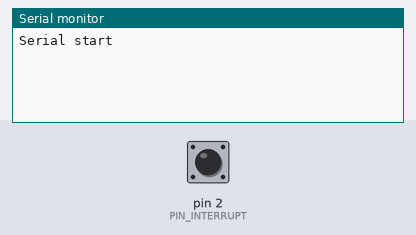
Simulated run of this sketch. Board: Arduino Uno, built with avr-gcc and run on an emulated ATmega328P. On the bench: the last lines printed to the serial monitor. The inputs (shaded band) are chosen by the test bench; at power-on: pin 2 (PIN_INTERRUPT) HIGH.

Above: at 1.2 s.
1.3 s: pin 2 (PIN_INTERRUPT) pulled LOW for 0.15 s
At 2.6 s:
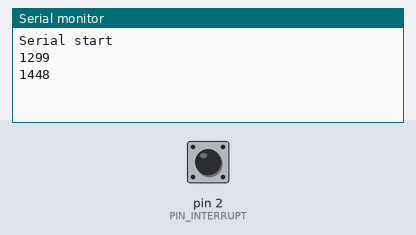
2.9 s: pin 2 (PIN_INTERRUPT) pulled LOW for 1 s
At 5.1 s:
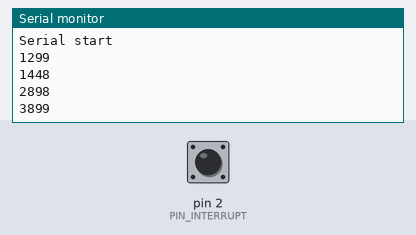
5.4 s: pin 2 (PIN_INTERRUPT) pulled LOW for 0.15 s
At 6.0 s:
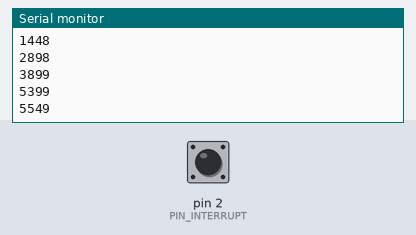
Timing chart, 0 to 8.4 s (numbered marks = the images above; inputs shaded):
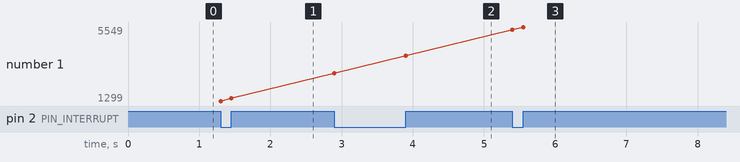

The sketch:

InterruptTest.ino
```cpp
#define NOT_AN_INTERRUPT -1
#define digitalPinToInterrupt(p)  ((p) == 2 ? 0 : ((p) == 3 ? 1 : NOT_AN_INTERRUPT))

const byte PIN_INTERRUPT = 2;

volatile bool state = false;

void setup()
{
  pinMode(PIN_INTERRUPT, INPUT_PULLUP);
  attachInterrupt(digitalPinToInterrupt(PIN_INTERRUPT), invert, CHANGE);

  Serial.begin(9600);
  Serial.println("Serial start");
}

void loop()
{
  if (state) {
    // noInterrupts();
    Serial.println(millis());
    state = false;
    // interrupts();
  }
}

void invert() {
  state = true;
}
```

Measured:
- after the input at 1.3 s, the serial monitor: prints a new line at once (image 1)
- after the input at 2.9 s, the serial monitor: prints a new line at once (image 2)
- after the input at 5.4 s, the serial monitor: prints a new line at once (image 3)
- plotted number 1: 1448 → 3899 after the input at 2.9 s, 3899 → 5549 after the input at 5.4 s
